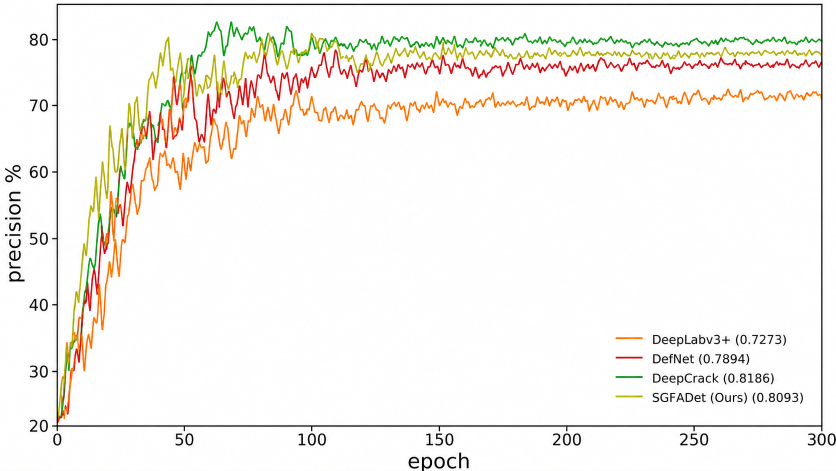
#> input picture images/Precision.png, 1672 x 941 px (shown at 1/2 size); its folder holds only this picture in this run
$ python evaluate_SGFADet_masks.py --pred-dir ../../images --gt-dir ../../images
#> lines starting #> are read from the running program, lines starting #| are printed output that depends on the picture; after the words box and inside, x2 and y2 are one past the last pixel; in counts of white or black regions, pixels touching at a corner belong together; long printed decimals are rounded
"""Evaluate saved binary crack masks using Precision, Recall, F1 and binary mIoU.

The script compares PNG masks by filename stem. Ground-truth pixels with value 255 are ignored.
For binary crack segmentation, mIoU is computed as mean(IoU_background, IoU_crack), matching common paper reporting.
"""

from __future__ import annotations

import argparse
import csv
import json
from pathlib import Path

import cv2
import numpy as np
from PIL import Image


def parse_args() -> argparse.Namespace:
    parser = argparse.ArgumentParser(description="Evaluate binary crack segmentation masks.")
    parser.add_argument("--pred-dir", type=str, required=True, help="Directory containing predicted PNG masks.")
    parser.add_argument("--gt-dir", type=str, required=True, help="Directory containing ground-truth PNG masks.")
    parser.add_argument("--threshold", type=int, default=127, help="Foreground threshold for 0..255 masks.")
    parser.add_argument("--ignore-label", type=int, default=255, help="Ignore label in GT masks.")
    parser.add_argument("--save-json", type=str, default="", help="Optional path to save aggregate metrics JSON.")
    parser.add_argument("--save-csv", type=str, default="", help="Optional path to save per-image metrics CSV.")
    return parser.parse_args()


def read_mask(path: Path) -> np.ndarray:
    mask = np.asarray(Image.open(path).convert("L"))
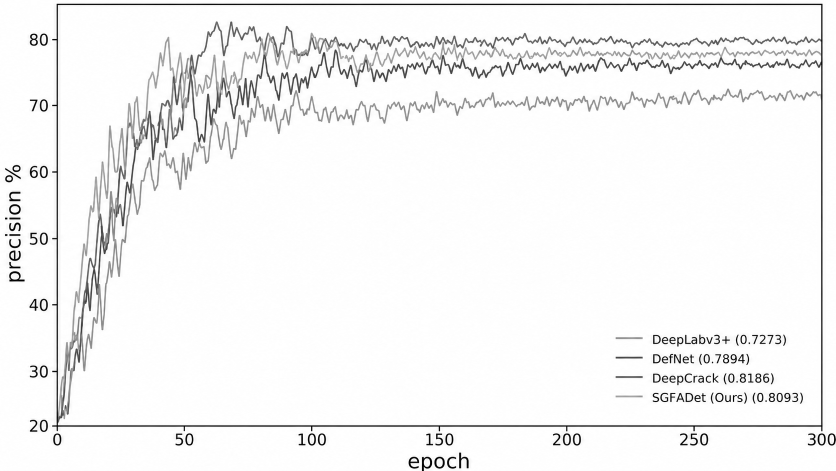
#> mask: shape (941, 1672) (shown at 1/2 size); min 0, max 255, mean 244.5
    return mask


def to_binary(mask: np.ndarray, threshold: int) -> np.ndarray:
    if mask.size == 0:
        return mask.astype(bool)
    if int(mask.max()) <= 1:
        return mask == 1
    return mask > threshold


def image_metrics(pred: np.ndarray, gt: np.ndarray, threshold: int, ignore_label: int) -> dict[str, float | int]:
#> called with threshold = 127, ignore_label = 255
    if pred.shape != gt.shape:
        pred = cv2.resize(pred, (gt.shape[1], gt.shape[0]), interpolation=cv2.INTER_NEAREST)
    valid = gt != ignore_label
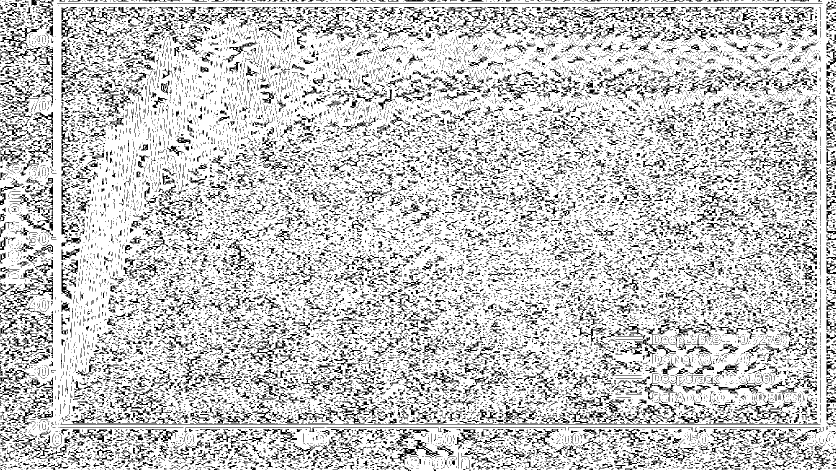
#> valid: shape (941, 1672) bool (shown at 1/2 size); 78% white; black in thin lines or dots
    p = to_binary(pred, threshold)[valid]
#> in to_binary, `return mask > threshold`:
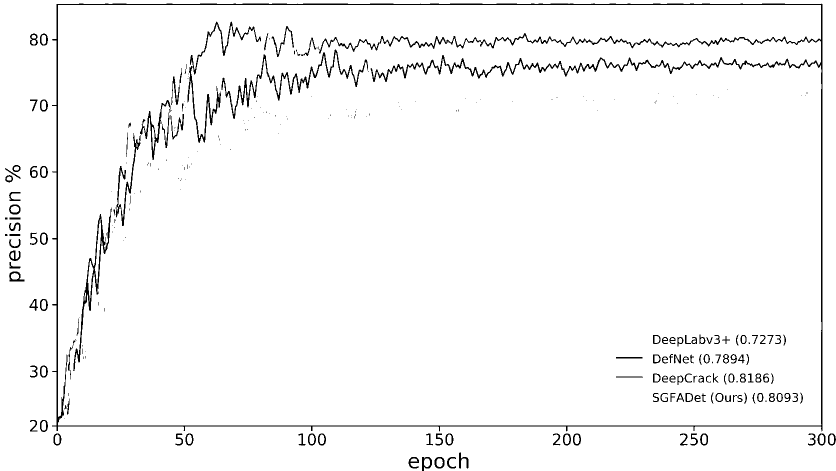
#> returned value: shape (941, 1672) bool (shown at 1/2 size); 96.9% white; 269 black regions (126 under 20 px), largest, box (x1, y1, x2, y2) and area: (104, 7, 1645, 863) 21816, (443, 99, 736, 238) 3409, (146, 415, 224, 742) 2448
    g = to_binary(gt, threshold)[valid]
    tp = int(np.logical_and(p, g).sum())
#> tp = 1178557
    fp = int(np.logical_and(p, ~g).sum())
#> fp = 0
    fn = int(np.logical_and(~p, g).sum())
#> fn = 0
    tn = int(np.logical_and(~p, ~g).sum())
#> tn = 48394
    return counts_to_metrics(tp, fp, fn, tn) | {"tp": tp, "fp": fp, "fn": fn, "tn": tn}


def counts_to_metrics(tp: int, fp: int, fn: int, tn: int) -> dict[str, float]:
#> called with tp = 1178557, fp = 0, fn = 0, tn = 48394
    eps = 1e-10
    precision = tp / (tp + fp + eps)
#> precision = 1
    recall = tp / (tp + fn + eps)
#> recall = 1
    f1 = 2 * precision * recall / (precision + recall + eps)
#> f1 = 1
    crack_iou = tp / (tp + fp + fn + eps)
#> crack_iou = 1
    bg_iou = tn / (tn + fp + fn + eps)
#> bg_iou = 1
    miou = (crack_iou + bg_iou) / 2.0
#> miou = 1
    pix_acc = (tp + tn) / (tp + tn + fp + fn + eps)
#> pix_acc = 1
    return {
        "Precision": precision,
        "Recall": recall,
        "F1": f1,
        "mIoU": miou,
        "crack_IoU": crack_iou,
        "background_IoU": bg_iou,
        "pixel_acc": pix_acc,
    }


def main() -> None:
    args = parse_args()
    pred_dir = Path(args.pred_dir)
    gt_dir = Path(args.gt_dir)
    pred_files = {p.stem: p for p in pred_dir.glob("*.png")}
    gt_files = {p.stem: p for p in gt_dir.glob("*.png")}
    stems = sorted(pred_files.keys() & gt_files.keys())
    if not stems:
        raise FileNotFoundError(f"No matching PNG mask stems found between {pred_dir} and {gt_dir}.")

    totals = {"tp": 0, "fp": 0, "fn": 0, "tn": 0}
    rows = []
    for stem in stems:
        metrics = image_metrics(read_mask(pred_files[stem]), read_mask(gt_files[stem]), args.threshold, args.ignore_label)
#> metrics = 11 items
        for k in totals:
            totals[k] += int(metrics[k])
#> after the loop, totals = {'tp': 1178557, 'fp': 0, 'fn': 0, 'tn': 48394}
        rows.append({"image": stem, **metrics})

    aggregate = counts_to_metrics(**totals) | totals | {"images": len(stems)}
#> aggregate = 12 items
    print(json.dumps(aggregate, indent=2, ensure_ascii=False))
#| {
#|   "Precision": 1.0,
#|   "Recall": 1.0,
#|   "F1": 1,
#|   "mIoU": 1,
#|   "crack_IoU": 1.0,
#|   "background_IoU": 1,
#|   "pixel_acc": 1.0,
#|   "tp": 1178557,
#|   "fp": 0,
#|   "fn": 0,
#|   "tn": 48394,
#> (further printed lines are left out)

    if args.save_json:
        out = Path(args.save_json)
        out.parent.mkdir(parents=True, exist_ok=True)
        out.write_text(json.dumps(aggregate, indent=2, ensure_ascii=False), encoding="utf-8")
    if args.save_csv:
        out = Path(args.save_csv)
        out.parent.mkdir(parents=True, exist_ok=True)
        fieldnames = ["image", "Precision", "Recall", "F1", "mIoU", "crack_IoU", "background_IoU", "pixel_acc", "tp", "fp", "fn", "tn"]
        with out.open("w", newline="", encoding="utf-8") as f:
            writer = csv.DictWriter(f, fieldnames=fieldnames)
            writer.writeheader()
            writer.writerows(rows)


if __name__ == "__main__":
    main()

$ run again, on images/zzt.png
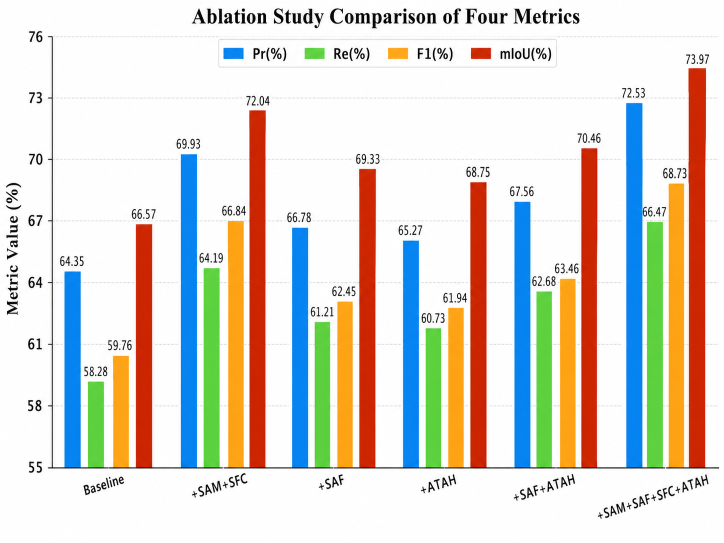
#> input picture images/zzt.png, 1448 x 1086 px (shown at 1/2 size)
#> in image_metrics, `valid = gt != ignore_label`:
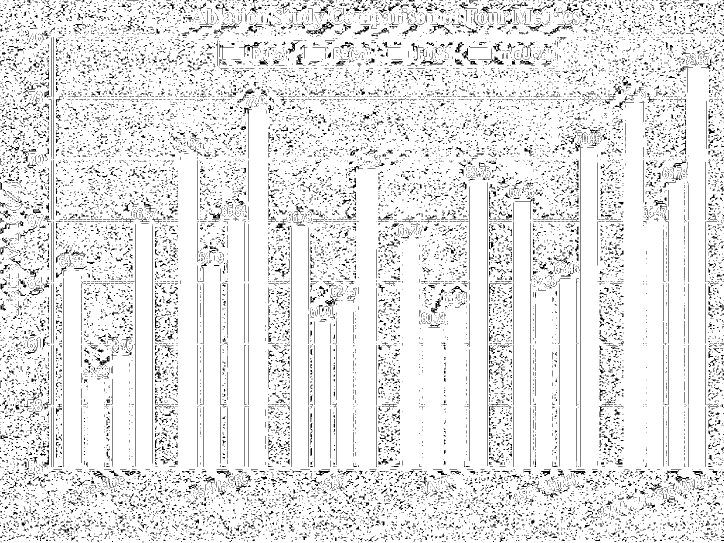
#> valid: shape (1086, 1448) bool (shown at 1/2 size); 90.4% white; black in thin lines or dots
#> in to_binary, `return mask > threshold`:
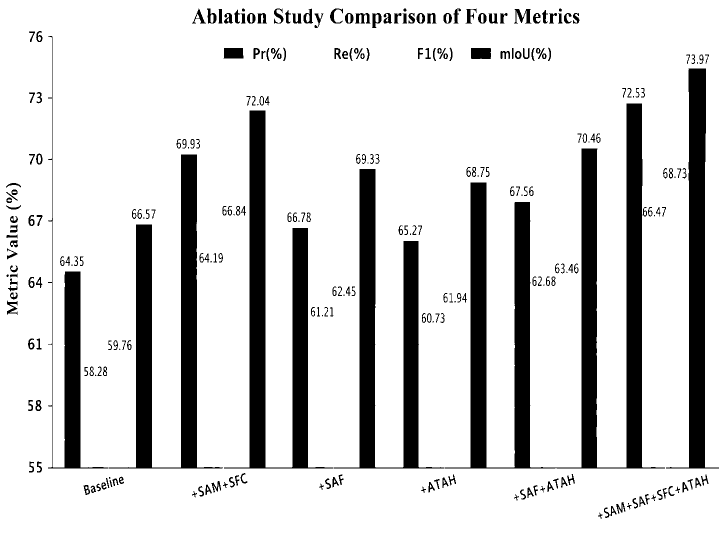
#> returned value: shape (1086, 1448) bool (shown at 1/2 size); 84% white; 282 black regions (26 under 20 px), largest, box (x1, y1, x2, y2) and area: (890, 207, 1330, 937) 77902, (448, 221, 667, 937) 38154, (217, 309, 446, 937) 36028
#> tp = 1169750
#> fp = 0
#> tn = 251512
#> precision = 1
#> metrics = 11 items
#> after the loop in main, `for k in totals:`: totals = {'tp': 1169750, 'fp': 0, 'fn': 0, 'tn': 251512}
#> aggregate = 12 items
#| {
#|   "Precision": 1.0,
#|   "Recall": 1.0,
#|   "F1": 1,
#|   "mIoU": 1,
#|   "crack_IoU": 1.0,
#> (further printed lines are left out)
